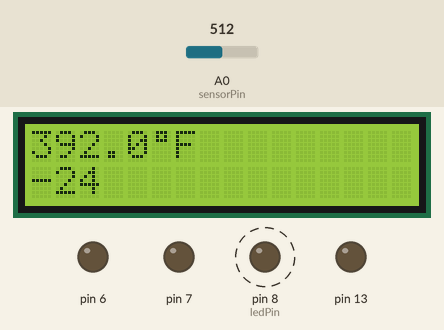
Recording of a sketch running on a simulated Arduino Uno, built with avr-gcc and run on an emulated ATmega328P. On the bench: 16×2 character LCD, output pins drawn as LEDs (lit = HIGH). Dashed ring = blinking. The inputs (shaded band) are chosen by the test bench; at power-on: A0 (sensorPin) = 512. What the sketch prints to the serial monitor is not drawn.

Above: at 0.88 s.
1.3 s: A0 (sensorPin) set to 716
At 1.71 s:
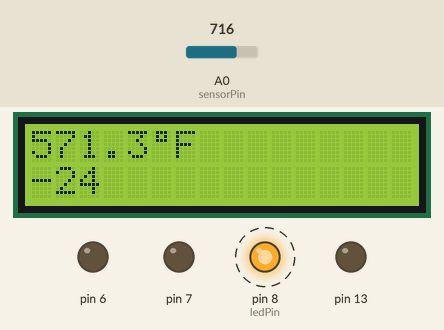
4.3 s: A0 (sensorPin) set to 981
At 5.42 s:
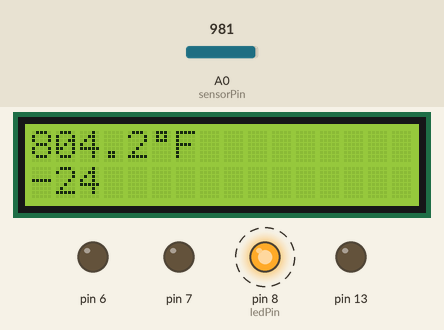
5.8 s: A0 (sensorPin) set to 1009
At 6.04 s:
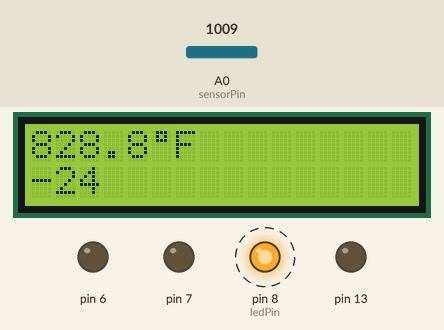
Timing chart, 0 to 13.3 s (numbered marks = the images above; inputs shaded):
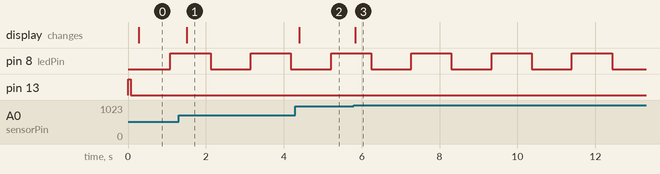

Measured:
- after the input at 1.3 s, the display: changes after 0.21 s (image 1)
- after the input at 4.3 s, the display: changes after 0.09 s (image 2)
- after the input at 5.8 s, the display: changes at once (image 3)
- by itself, pin 8 (ledPin): alternates HIGH for 1.0 s and LOW for 1.0 s

The sketch:

Fan_Speed_Controller_v2_2__RPM_.ino
```cpp
//Fan Speed Controller v2.2 (w/RPM)
  //Created by Matthew Mason,
  //December 2013

/*
Pin Setup:
**Refer to LCD_Circut.png or LCD_Circut.docx for circut diagram
Analog Pin  | Connected to
     0           Temperature Sensor
     1           not used
     2           not used
     3           not used
     4           not used
     5           not used
Digital Pin | Connected to
     0           not used
     1           not used
     2           LCD D7
     3           LCD D6
     4           LCD D5
     5           LCD D4
     6           Transistor - White to HIGH
     7           Transistor - HIGH to HIGH
     8           220 Resistor > LED > GND
     9           White from fan
    10           not used
    11           LCD ENABLE
    12           LCD RS
    13           Program Status LED (onboard)
*/
//sensor
const int sensorPin = A0;
//warning led
const int ledPin = 8;
int ledState = LOW;
long previousMs = 0;
long interval = 1000;
//lcd
#include <LiquidCrystal.h>
LiquidCrystal lcd(12, 11, 5, 4, 3, 2);
//speed control
int fanspeed = LOW;
char fanSpeed[5] = "LOW";
int ynWarning;
char warning[2] = "n";
//custom chars
byte degree[8] = {
  B01110,
  B01010,
  B01110,
  B00000,
  B00000,
  B00000,
  B00000,
};
byte f[8] = {
  B11100,
  B10000,
  B11000,
  B10000,
  B10000,
  B00000,
  B00000,
};
//rpm counter
volatile int hz = 0;
int rpm = 0;
unsigned long lastmillis = 0;

void setup()
  {
  Serial.begin(9600);
  pinMode(6,OUTPUT);
  pinMode(7,OUTPUT);
  pinMode(ledPin,OUTPUT);
  pinMode(13,OUTPUT);
  digitalWrite(6, LOW);
  digitalWrite(7, LOW);
  digitalWrite(ledPin, LOW);
  digitalWrite(13,HIGH);
  lcd.createChar(0, degree);
  lcd.createChar(1, f);
  lcd.begin(16, 2);
  lcd.noBlink();
  }

void loop()
  {
//status LED
  digitalWrite(13,LOW);
  delay(200);
  digitalWrite(13,HIGH);

//sensor
  int sensorVal = analogRead(sensorPin);
  Serial.print("sensor Value: ");
  Serial.print(sensorVal);
  float voltage = (sensorVal/1024.0) * 5.0;
  Serial.print(", Volts: ");
  Serial.print(voltage);
  Serial.print(", degrees C: ");
  float cTemp = (voltage - .5) * 100;
  float fTemp = (cTemp * 9) / 5 + 32;
  Serial.println(fTemp);

//conditionals
  if(fTemp > 93)
    {
    char fanSpeed[5] = "HIGH";
    char warning[2] = "y";
    unsigned long currentMs = millis();
    if(currentMs - previousMs > interval)
      {
      previousMs = currentMs;
      if(ledState == LOW)
        {
        ledState = HIGH;
        }
      else
        {
        ledState = LOW;
        }
      digitalWrite(ledPin, ledState);
      }
    }
  else if(fTemp > 92)
    {
    char fanSpeed[5] = "HIGH";
    char warning[2] = "n";
    digitalWrite(6, LOW);
    digitalWrite(7, HIGH);
    ledState = LOW;
    digitalWrite(ledPin, ledState);
    }
  else if(fTemp > 85)
    {
    char fanSpeed[5] = "MED";
    char warning[2] = "n";
    digitalWrite(6, HIGH);
    digitalWrite(7, LOW);
    ledState = LOW;
    digitalWrite(ledPin, ledState);
    }
  else
    {
    char fanSpeed[5] = "LOW";
    char warning[2] = "n";
    digitalWrite(6, LOW);
    digitalWrite(7, LOW);
    ledState = LOW;
    digitalWrite(ledPin, ledState);
    }

//screen
  fanspeed = fanSpeed[5];
  ynWarning = warning[2];
  lcd.clear();
  lcd.setCursor(0,0);
  lcd.print(fTemp);
  lcd.setCursor(5,0);
  lcd.write(byte(0));
  lcd.setCursor(6,0);
  lcd.print("F");
  lcd.setCursor(0,1);
  lcd.print(fanspeed);
  if(warning == "y")
    {
    lcd.setCursor(5,1);
    lcd.print("WARNING HOT");
    }
  }
```
